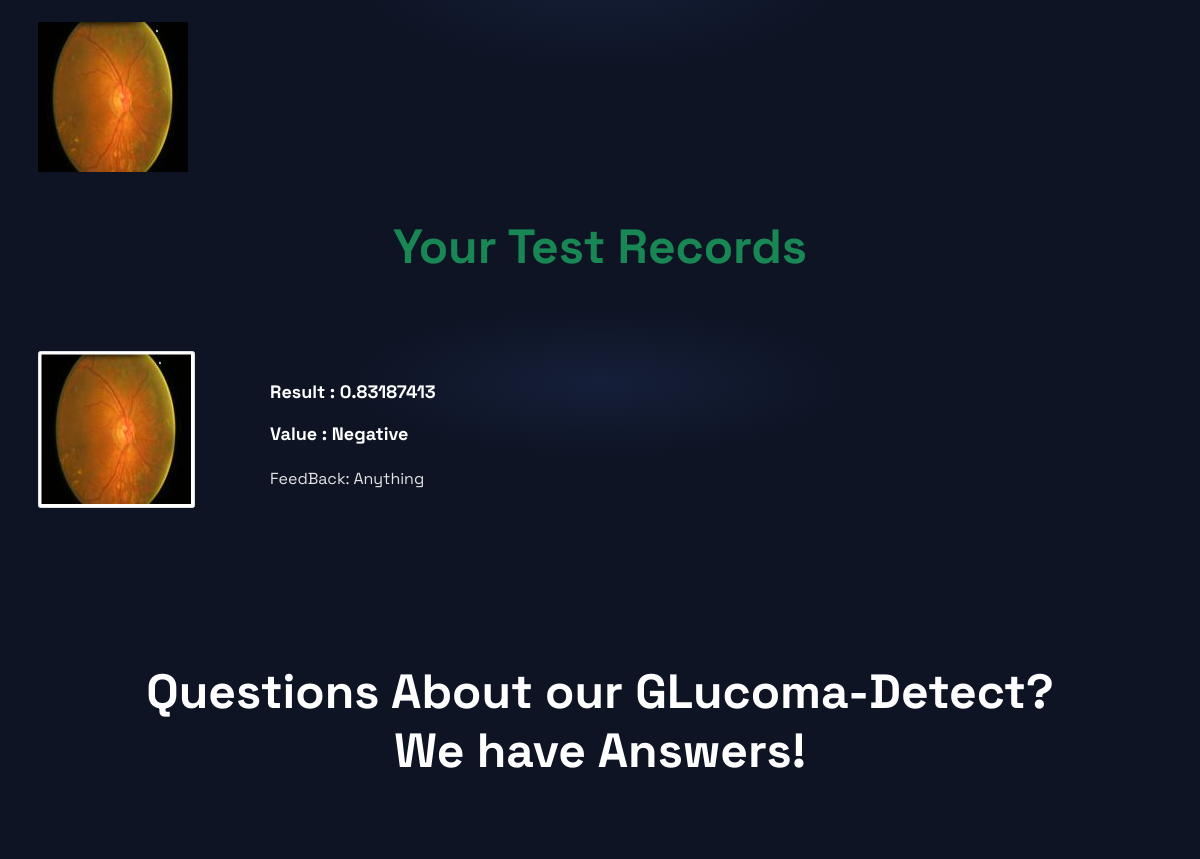
Before: / (signed in, middle part) with the older database file.
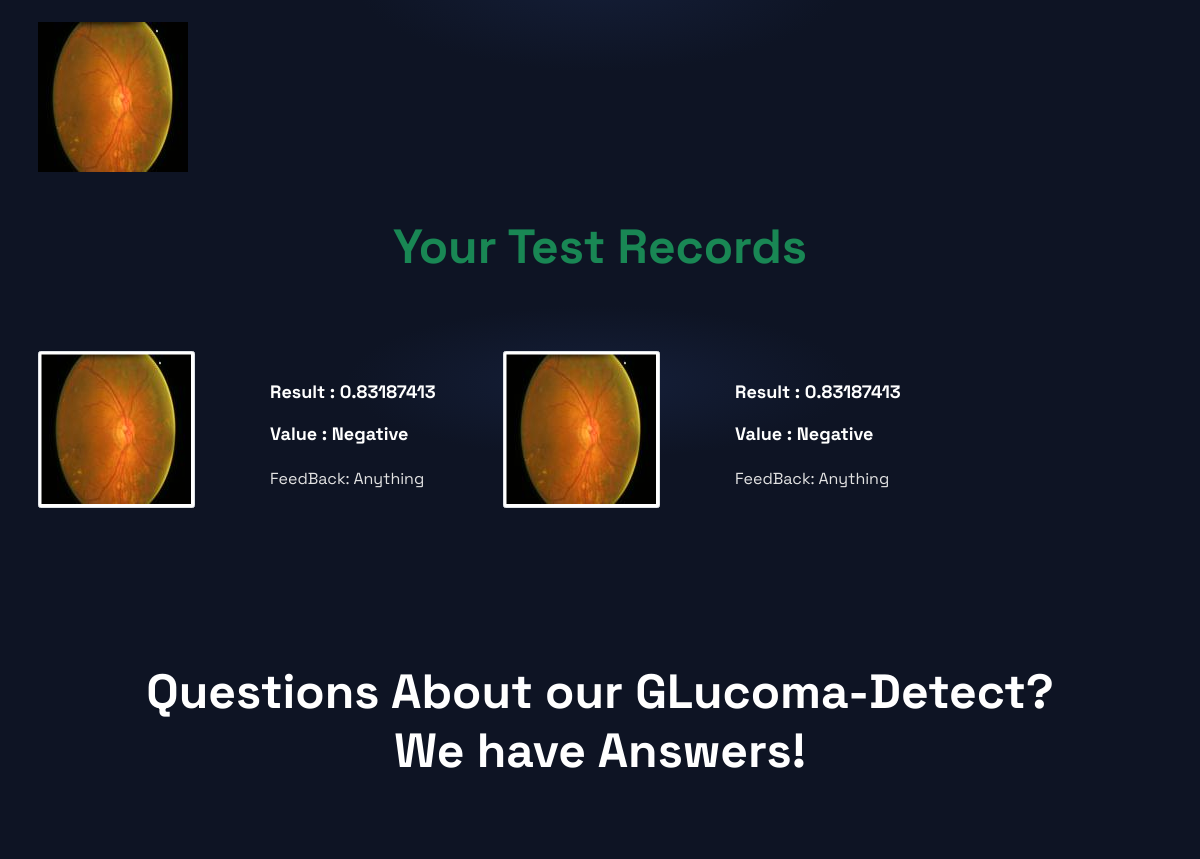
After: the same page with the newer database file.
### website/models.py (models this page shows, shortened)
class Images(models.Model):
    image = models.ImageField(upload_to='images', null=True, blank=True, help_text='Images for Testing')

class AI_Response(models.Model):
    image = models.ImageField(upload_to='images', null=True, blank=True, help_text='AI Response Image')
    result = models.CharField(max_length=100)
    value = models.CharField(max_length=100)
    description=models.CharField(max_length=200,default=None,null=True)
    userId = models.ForeignKey(User, on_delete=models.CASCADE)

### website/views.py (the view)
# urls.py: path('',views.home,name='home'),
def home(request):
    images = Images.objects.all()
    records=None
    if request.user.is_authenticated:
        records = AI_Response.objects.filter(userId=request.user.id)
    context={"images":images,"records":records}
    template_name="website/home.html"
    return render(request, template_name, context)

### website/templates/website/home.html (shortened to what this page needs)
{% extends 'website/base.html' %}
{% load static %}
{% block content %}
<div class="rts-tools-area  bg-tools">
        <div class="container">
            <div class="row mt--25 g-5">
               {% if images %}
                {% for image in images%}
                <div class="col-lg-2 col-md-4 ml-5 col-sm-12 col-12">
                     <img  src="{{ image.image.url }}" data-image-id="{{image.id}}"  class="mt-1 image-select" alt="Image {{ image.id }}" />
                </div>
                {% endfor %}
                {% else %}
                <span class="alert alert-danger text-center">There is no Images in DataSet</span>
                {% endif %}
            </div>
        </div>
    </div>
<div class="rts-tools-area  bg-tools">
{% if user.is_authenticated %}
    {% if records %}
        <div class="container">
            <div class="row">
                <div class="col-lg-12 mt-5">
                    <div class="title-conter-area">
                        <h2 class="title mt-4 text-success">
                            Your Test Records
                        </h2>
                    </div>
                </div>
            </div>
            <div class="row mt--25 g-5">
                {% for report in records%}
                  <div class="col-lg-2 col-md-2 ml-5 col-sm-8 col-12">
                      <img src="{{report.image.url}}" alt="..." class="img-thumbnail">
                </div>
                <div class="col-lg-2 col-md-2 ml-5 col-sm-8 col-12  " style="margin-bottom:40px;">
                    <div class="mt-5">
                        <h6>Result : {{report.result}}</h6>
                        <h6>Value  : {{report.value}}</h6>
                            {% if report.description is not None %}
                        <p>FeedBack:
                            {{report.description}}
                        </p>
                            {% else %}
                            <p class="text-danger">No Response from Doctor</p>
                            {% endif %}
                    </div>
                </div>
                {% endfor %}
            </div>
            {% endif %}
        </div>
{% endif %}
    </div>
<div class="rts-faq-area rts-section-gap "  style="background-color:#0e1424" >
        <div class="container">
            <div class="row">
                <div class="col-lg-12">
                    <div class="title-conter-area">
                        <h2 class="title">
                            Questions About our GLucoma-Detect? <br>
                            We have Answers!
                        </h2>
                    </div>
                </div>
            </div>
        </div>
    </div>
{% endblock content %}

### website/templates/website/base.html (shortened to what this page needs)
{% load static %}
<!DOCTYPE html>
<html lang="en">
<head>
    <link rel="stylesheet" href="https://maxcdn.bootstrapcdn.com/bootstrap/4.5.2/css/bootstrap.min.css"/>
    <link rel="stylesheet preload" href="{% static 'css/plugins/fontawesome-6.css' %}" as="style">
    <link rel="stylesheet preload" href="{% static 'css/plugins/unicons.css' %}" as="style">
    <link rel="stylesheet preload" href="{% static 'css/plugins/swiper.min.css' %}" as="style">
    <link rel="stylesheet preload" href="{% static 'css/vendor/metismenu.css' %}" as="style">
    <link rel="stylesheet preload" href="{% static 'css/vendor/bootstrap.min.css' %}" as="style">
    <link rel="stylesheet preload" href="{% static 'css/style.css' %}" as="style">
</head>
<body style="background-color:#f8f9fa">
{% block content %} {% endblock content %}
</body>
{% include 'website/message.html' %}
</html>

### website/templates/website/include/Navbar.html (shortened to what this page needs)
{% load static %}

### website/templates/website/include/Footer.html (shortened to what this page needs)
{% load static %}

### website/templates/website/message.html (shortened to what this page needs)
<link rel="stylesheet" type="text/css" href="https://cdn.jsdelivr.net/npm/toastify-js/src/toastify.min.css">

Changed rows visible on the page:
added AI_Response: image (picture), result "0.83187413", value "Negative", description "Anything"
